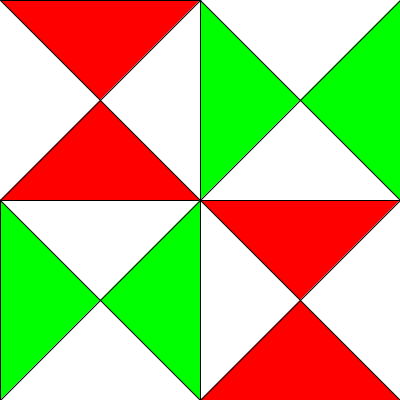
Frame 1 (no input)
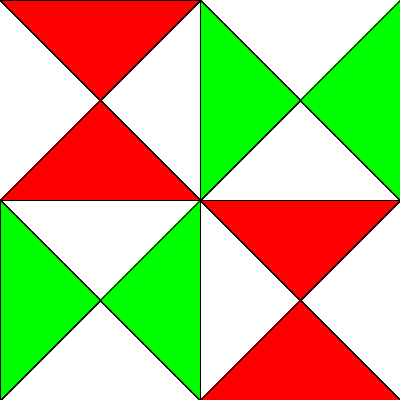
Frame 60 (the mouse pressed at the canvas centre just before this capture)
Frame 120 (the mouse held since frame 60 and released just before this capture): identical to frame 60, image omitted

The Processing sketch that drew these frames (run headless with seeded random() and noise(); from frame 60 on, the mouse is pressed at the canvas centre):

// Processing sketch: lab5a
// ── lab5a.pde
//Henry Wrede Black

//first quilt

void setup(){
  size(400, 400);
  background(255);
}

void draw(){
redHour(width/4, height/4);
redHour(width*0.75, height*0.75);
greenHour(width/4, height*0.75);
greenHour(width*0.75, height/4);

}

void redHour(float x, float y){
  fill(255, 0, 0);
  triangle(x, y, x-100, y-100, x+100, y-100);
  triangle(x, y, x-100, y+100, x+100, y+100);
}

void greenHour(float x, float y){
  fill(0, 255, 0);
  triangle(x, y, x+100, y+100, x+100, y-100);
  triangle(x, y, x-100, y+100, x-100, y-100);
}
